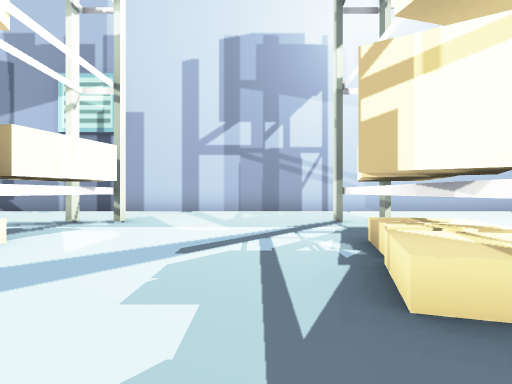
View 1 (above)

20 first-person views from a walk through a Unity game level. The camera is 1.2 m above the floor, looks level and sees 80° across. The floor is counted in squares, 2 m on a side. Each view is taken from the middle of a square. On the plan, view 1 faces up. The plan holds only what a view shows up to about 9 squares ahead; the rest is blank. The place goes on beyond the plan. The player character is not drawn.

View 2
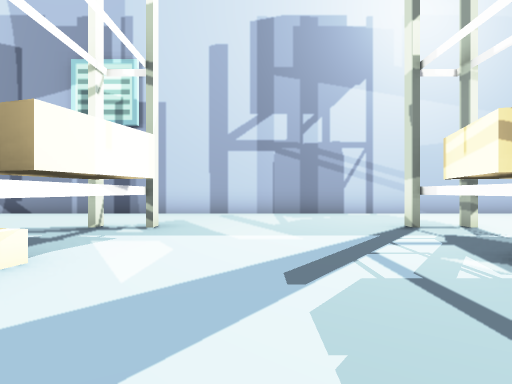

View 3
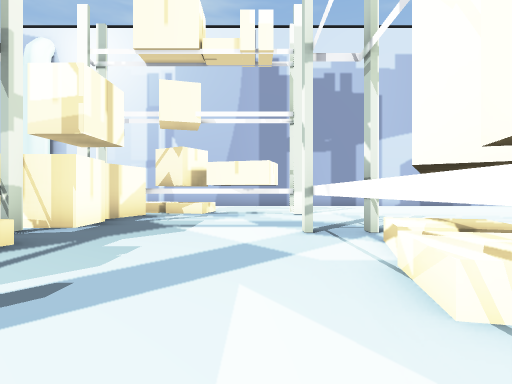

View 4
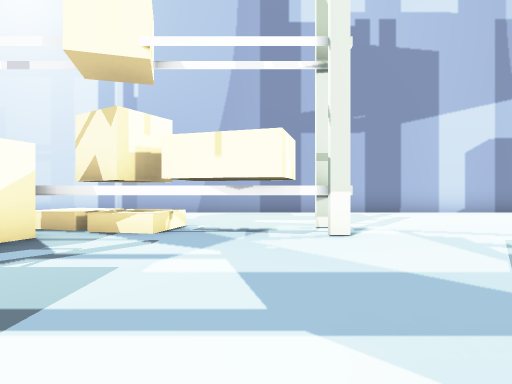

View 5
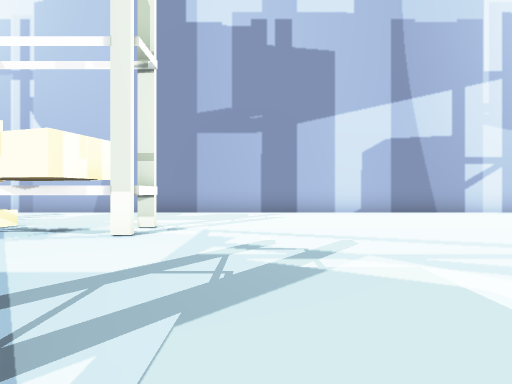

View 6
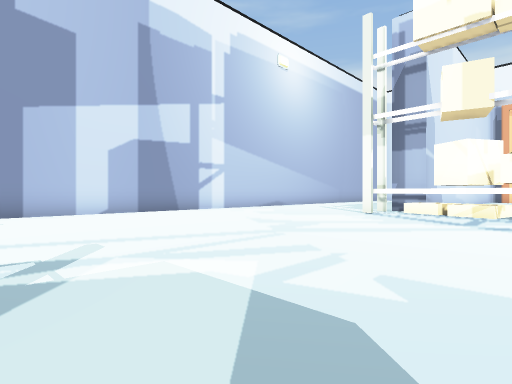

View 7
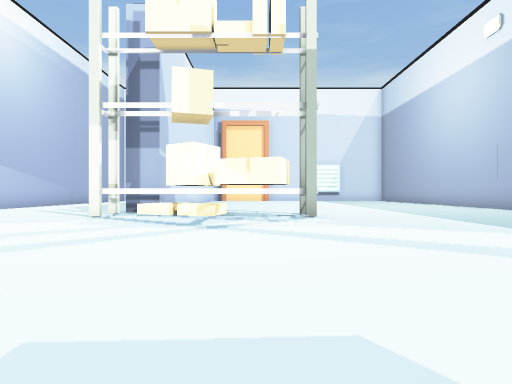

View 8
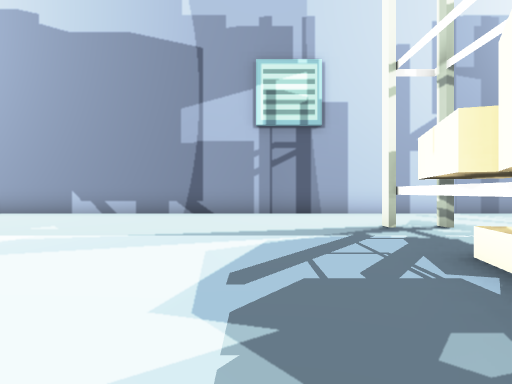

View 9
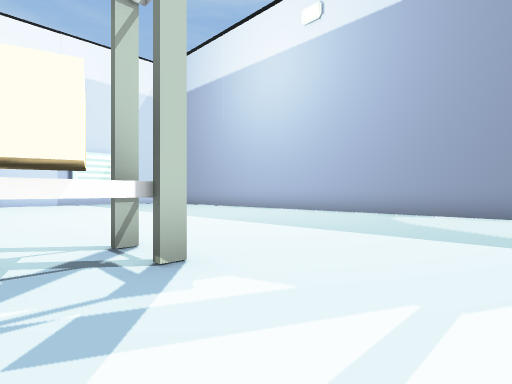

View 10
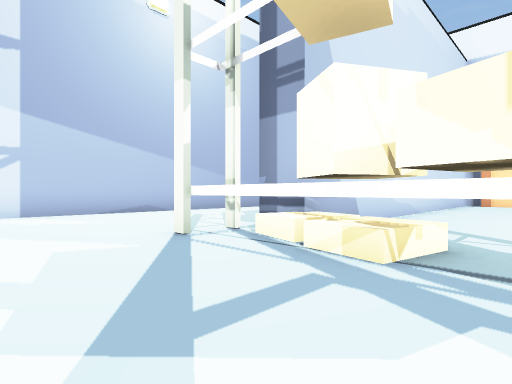

View 11
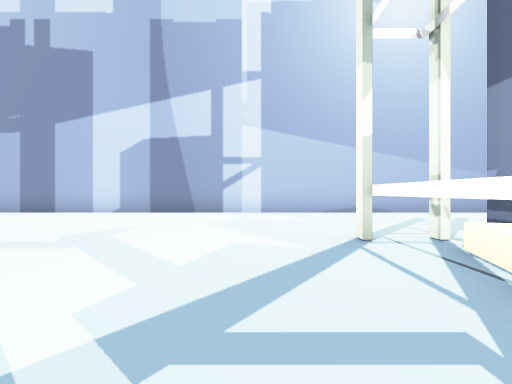

View 12
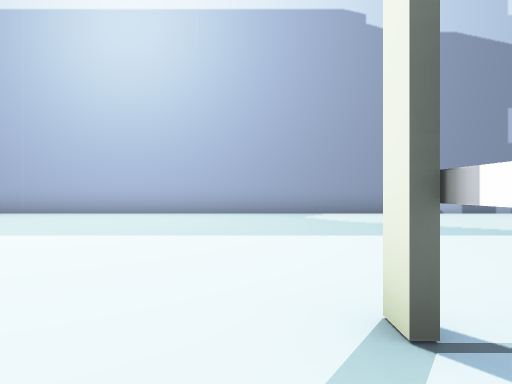

View 13
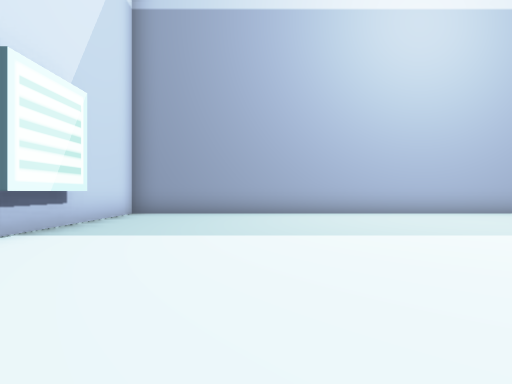

View 14
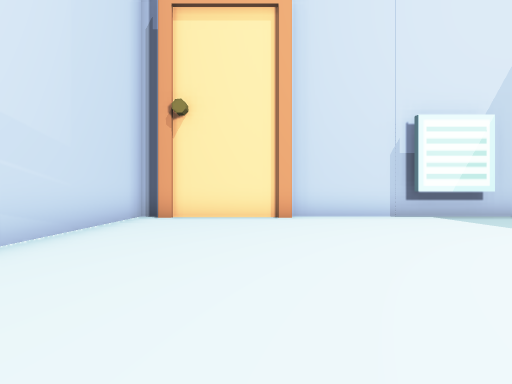

View 15
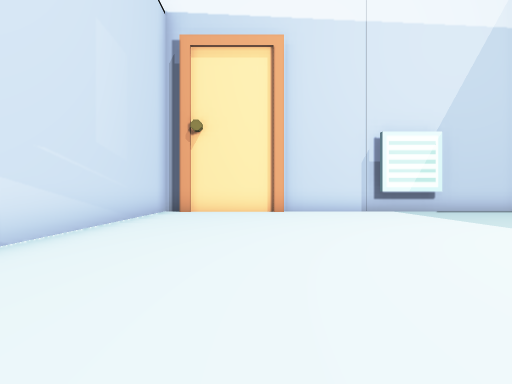

View 16
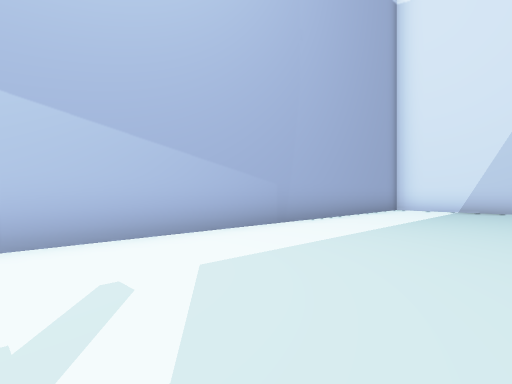

View 17
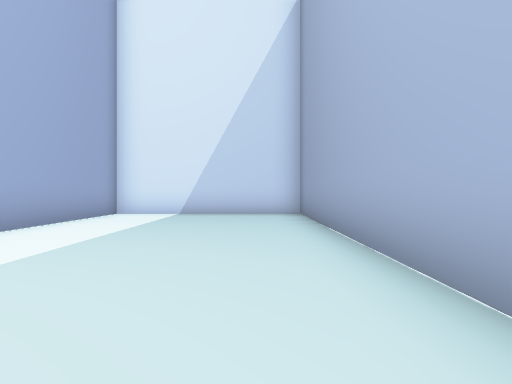

View 18
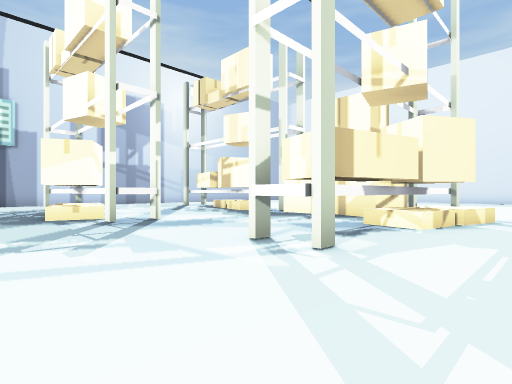

View 19
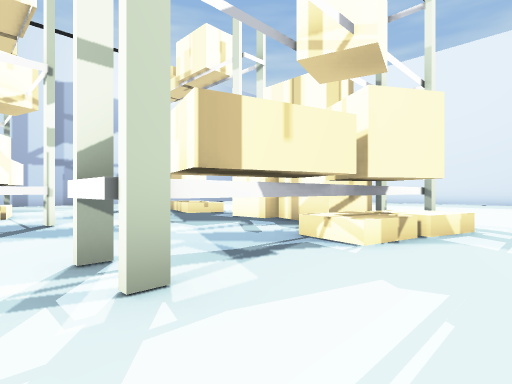

View 20
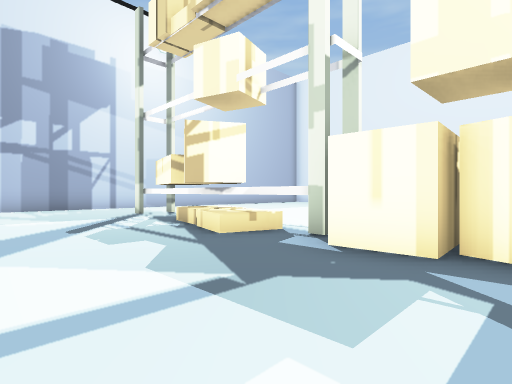

### Floor plan
Key: @ floor where view 1 was taken; # wall or solid block; x gap in a wall; . floor; T thing the floor can be seen under or through; B box.
Columns run from 27 left of view 1 to 3 right of it. Each row starts with its distance up from view 1.
 10 #### ############# ###### ####
  9 #..............................
  8 #..............................
  7 #..............................
  6 ##......................T....#.
  5 ##......................T....#B
  4 #......................TT....B
  3 #......................BT...BB
  2 #............#.........BT...B#.
  1 #............#..........T....#.
  0 #............B.............@B#
 -1 ##........  BB..............BBB
 -2 ############B#...............B
 -3 #........   .#..........TT..#B
 -4 #.......................TTBB##x
 -5 #...........................B..
 -6 #............................
 -7 #............................
 -8 ###############################

Where each view was taken, in squares from view 1:
view 1: 0 up, 0 right, facing up
view 2: 1 up, 1 left, facing up
view 3: 5 up, 2 left, facing down
view 4: 1 up, 2 left, facing down
view 5: 1 up, 5 left, facing down
view 6: 1 up, 5 left, facing down-left
view 7: 1 up, 6 left, facing left
view 8: 1 up, 6 left, facing up
view 9: 1 up, 11 left, facing up-left
view 10: 1 up, 11 left, facing down-left
view 11: 1 up, 12 left, facing down
view 12: 1 up, 15 left, facing up
view 13: 1 up, 23 left, facing up
view 14: 1 up, 19 left, facing left
view 15: 1 up, 17 left, facing left
view 16: 4 down, 16 left, facing down-left
view 17: 4 down, 18 left, facing left
view 18: 6 down, 6 left, facing up-right
view 19: 6 down, 4 left, facing up-right
view 20: 2 down, 2 left, facing up-right
